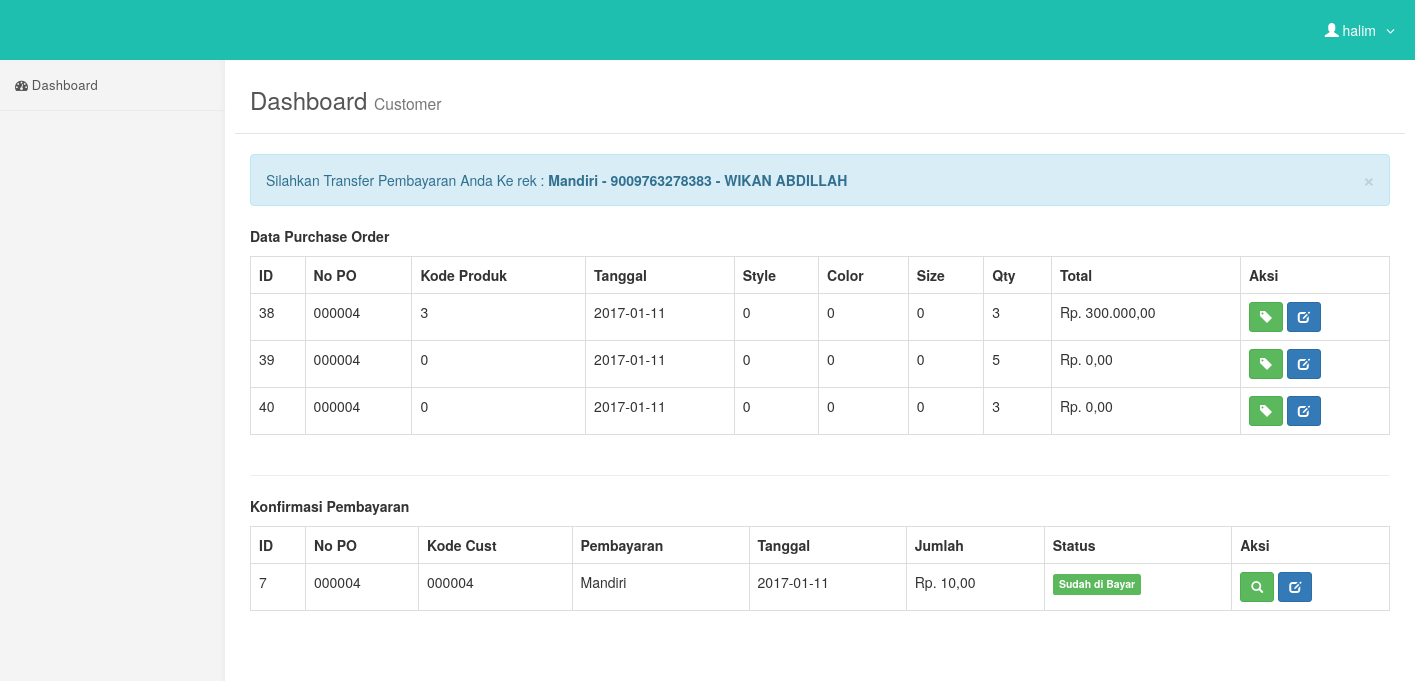
The page /customer/index.php (signed in) on the database its author committed.
### tables this page shows
CREATE TABLE `bank` (
  `id_bank` int(2) NOT NULL,
  `nama_bank` varchar(30) NOT NULL,
  `no_rek` varchar(30) NOT NULL,
  `nasabah` varchar(50) NOT NULL
);

CREATE TABLE `po_terima` (
  `id` int(10) NOT NULL,
  `nopo` varchar(10) NOT NULL,
  `kd_cus` varchar(10) NOT NULL,
  `kode` int(4) NOT NULL,
  `tanggal` date NOT NULL,
  `style` varchar(20) NOT NULL,
  `color` varchar(10) NOT NULL,
  `size` varchar(4) NOT NULL,
  `qty` int(8) NOT NULL,
  `total` int(8) NOT NULL
);

CREATE TABLE `konfirmasi` (
  `id_kon` int(6) NOT NULL,
  `nopo` varchar(10) NOT NULL,
  `kd_cus` varchar(15) NOT NULL,
  `bayar_via` varchar(20) NOT NULL,
  `tanggal` date NOT NULL,
  `jumlah` int(10) NOT NULL,
  `bukti_transfer` varchar(50) NOT NULL,
  `status` enum('Bayar','Belum') NOT NULL
);

### customer/index.php (the view)
<?php include('header.php'); ?>
    <div id="page-wrapper">
        <div class="content-header">
            <div class="container">
                <h3>Dashboard <small>Customer</small></h3>
            </div>
        </div>
        <div class="container-fluid">
            <div class="row">
                <div class="col-md-12">
                <?php
                	$sqlku = mysqli_query($koneksi, "SELECT * FROM bank ORDER BY id_bank DESC limit 1");
                    $row = mysqli_fetch_array($sqlku);
                ?>
                <div class="alert alert-info alert-dismissable">
                	<button type="button" class="close" data-dismiss="alert" aria-hidden="true">&times;</button>Silahkan Transfer Pembayaran Anda  Ke rek : <b><?php echo $row['nama_bank']; ?> - <?php echo $row['no_rek']; ?> - <?php echo $row['nasabah']; ?></b>
                	</div>
                    <p><b>Data Purchase Order</b></p>
                         <?php
		                    $kodeku = $_SESSION['user_id'];
		                    $query1="select * from po_terima where kd_cus='$kodeku'";
		                    $hasil=mysqli_query($koneksi, $query1) or die(mysqli_error());
		                 ?>
                            <table class="table table-hover table-bordered">
                                <tr>
                                    <th>ID </th>
			                        <th>No PO</i></th>
			                        <th>Kode Produk </th>
			                        <th>Tanggal </th>
			                        <th>Style </th>
			                        <th>Color </th>
			                        <th>Size </th>
			                        <th>Qty </th>
			                        <th>Total </th>
			                        <th>Aksi </th>
                                </tr>
                                <?php
			                     while($data=mysqli_fetch_array($hasil))
			                    { ?>
                                <tr>
                                    <td><?php echo $data['id'];?></td>
				                    <td><?php echo $data['nopo'];?></td>
				                    <td><?php echo $data['kode'];?></td>
				                    <td><?php echo $data['tanggal'];?></td>
				                    <td><?php echo $data['style'];?></td>
				                    <td><?php echo $data['color'];?></td>
				                    <td><?php echo $data['size'];?></td>
				                    <td><?php echo $data['qty'];?></td>
				                    <td>Rp. <?php echo number_format($data['total'],2,",",".");?></td>
				                   <td><div id="thanks">
				                    <a class="btn btn-sm btn-success" data-placement="bottom" data-toggle="tooltip" title="Status PO" href="status-po.php?hal=status&kd=<?php echo $data['nopo'];?>"><span class="glyphicon glyphicon-tag"></span></a>
				                    <a class="btn btn-sm btn-primary" data-placement="bottom" data-toggle="tooltip" title="Edit PO Terima" href="edit-po-terima.php?hal=edit&kode=<?php echo $data['id'];?>"><span class="glyphicon glyphicon-edit"></span></a>
				                    </div></td>
                                </tr>
                                <?php
                                  }
                                ?>
                            </table>
                </div>
                <div class="col-md-12"><hr>
	                    <p><b>Konfirmasi Pembayaran</b></p>
	                          <?php
			                    $kd = $_SESSION['user_id'];
			                    $query3="select * from konfirmasi where kd_cus='$kd' limit 1";
			                    $hasil2=mysqli_query($koneksi, $query3) or die(mysqli_error());
			                  ?>
	                            <table class="table table-hover table-bordered">
	                                <tr>
	                                    <th>ID </th>
				                        <th>No PO</i></th>
				                        <th>Kode Cust </th>
				                        <th>Pembayaran</th>
				                        <th>Tanggal </th>
				                        <th>Jumlah </th>
				                        <th>Status</th>
				                        <th>Aksi </th>
	                                </tr>
	                                <?php
				                     while($data2=mysqli_fetch_array($hasil2))
				                    { ?>
	                                <tr>
	                                    <td><?php echo $data2['id_kon'];?></td>
					                    <td><?php echo $data2['nopo'];?></td>
					                    <td><?php echo $data2['kd_cus'];?></td>
					                    <td><?php echo $data2['bayar_via'];?></td>
					                    <td><?php echo $data2['tanggal'];?></td>
					                    <td>Rp. <?php echo number_format($data2['jumlah'],2,",",".");?></td>
					                    <td><?php
					                            if($data2['status'] == 'Bayar'){
													echo '<span class="label label-success">Sudah di Bayar</span>';
												}
					                            else if ($data2['status'] == 'Belum' ){
													echo '<span class="label label-danger">Belum di Bayar</span>';
												}
					                    ?>
					                    </td>
					                    <td><div id="thanks"><a class="btn btn-sm btn-success" data-placement="bottom" data-toggle="tooltip" title="Detail Pembayaran" href="detail-konfirmasi.php?hal=detail&kd=<?php echo $data2['id_kon'];?>"><span class="glyphicon glyphicon-search"></span></a>
					                    <a class="btn btn-sm btn-primary" data-placement="bottom" data-toggle="tooltip" title="Konfirmasi Prmbayaran" href="edit-konfirmasi.php?hal=edit&kode=<?php echo $data2['id_kon'];?>"><span class="glyphicon glyphicon-edit"></span></a>
					                    </div></td>
	                                </tr>
	                                <?php
	                                  }
	                                ?>
	                            </table>
	                </div>
            </div>
        </div>
    </div>
<?php include('footer.php'); ?>

### customer/header.php (style rules this page uses)
body { overflow-x: hidden; }
.content-header { background: #fff; border-bottom: 1px solid rgba(0, 0, 0, 0.1); padding: 15px 0; margin-bottom: 20px; }
.content-header h3 { margin: 0px; color: #555; font-weight: 400; margin-bottom: 5px !important; }
@media (min-width:768px) { body { margin-top: 50px; } }
#page-wrapper { width: 100%; padding: 0; background-color: #fff; }
@media (min-width:768px) { #page-wrapper { padding: 22px 10px; } }

### rows shown on the page
bank: nama_bank "Mandiri", no_rek "9009763278383", nasabah "WIKAN ABDILLAH"
po_terima: id "38", nopo "000004", kode "3", tanggal "2017-01-11", style "0", color "0", size "0", qty "3", total "300.000,00"
po_terima: id "39", nopo "000004", kode "0", tanggal "2017-01-11", style "0", color "0", size "0", qty "5", total "0,00"
po_terima: id "40", nopo "000004", kode "0", tanggal "2017-01-11", style "0", color "0", size "0", qty "3", total "0,00"
konfirmasi: id_kon "7", nopo "000004", kd_cus "000004", bayar_via "Mandiri", tanggal "2017-01-11", jumlah "10,00", status "Sudah di Bayar"

### other values the page prints
$_SESSION['fullname'] "halim"
